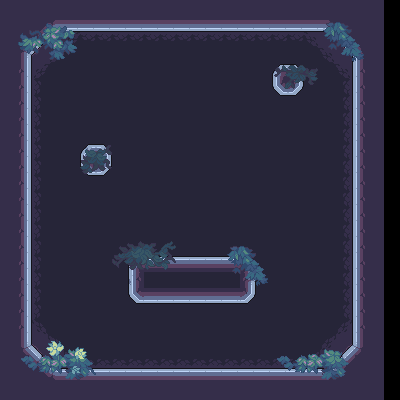

The image is a tile-based game level rendered from a .tmx file. Its description and complete source (layers, tilesets, objects, tile grids) follow:
An orthogonal 25x25 tile map with 16x16 px tiles, 3 tile layers (bg, wall, der) and 5 objects (chest, door, Player, Enemy, Boss).

<map version="1.10" tiledversion="1.11.2" orientation="orthogonal" renderorder="right-down" width="25" height="25" tilewidth="16" tileheight="16" infinite="0" nextlayerid="5" nextobjectid="10">
 <tileset firstgid="1" source="地图.tsx" />
 <layer id="2" name="bg" width="25" height="25">
  <data encoding="csv">
237,237,237,237,237,237,237,237,237,237,237,237,237,237,237,237,237,237,237,237,237,237,237,237,0,
237,0,0,0,0,0,0,0,0,0,0,0,0,0,0,0,0,0,0,0,0,0,0,237,0,
237,0,35,36,37,38,38,38,38,38,38,38,38,38,38,38,38,38,38,39,40,41,0,237,0,
237,0,67,68,69,132,132,132,132,132,132,132,132,132,132,132,132,132,132,132,72,73,0,237,0,
237,0,99,100,132,132,132,132,132,132,132,132,132,132,132,132,132,132,132,132,132,105,0,237,0,
237,0,131,132,132,132,132,132,132,132,132,132,132,132,132,132,132,132,132,132,132,137,0,237,0,
237,0,131,132,132,132,132,132,132,132,132,132,132,132,132,132,132,132,132,132,132,137,0,237,0,
237,0,131,132,132,132,132,132,132,132,132,132,132,132,132,132,132,132,132,132,132,137,0,237,0,
237,0,131,132,132,132,132,132,132,132,132,132,132,132,132,132,132,132,132,132,132,137,0,237,0,
237,0,131,132,132,132,132,132,132,132,132,132,132,132,132,132,132,132,132,132,132,137,0,237,0,
237,0,131,132,132,132,132,132,132,132,132,132,132,132,132,132,132,132,132,132,132,137,0,237,0,
237,0,131,132,132,132,132,132,132,132,132,132,132,132,132,132,132,132,132,132,132,137,0,237,0,
237,0,131,132,132,132,132,132,132,132,132,132,132,132,132,132,132,132,132,132,132,137,0,237,0,
237,0,131,132,132,132,132,132,132,132,132,132,132,132,132,132,132,132,132,132,132,137,0,237,0,
237,0,131,132,132,132,132,132,132,132,132,132,132,132,132,132,132,132,132,132,132,137,0,237,0,
237,0,131,132,132,132,132,132,132,132,132,132,132,132,132,132,132,132,132,132,132,137,0,237,0,
237,0,131,132,132,132,132,132,132,132,132,132,132,132,132,132,132,132,132,132,132,137,0,237,0,
237,0,131,132,132,132,132,132,132,132,132,132,132,132,132,132,132,132,132,132,132,137,0,237,0,
237,0,131,132,132,132,132,132,132,132,132,132,132,132,132,132,132,132,132,132,132,137,0,237,0,
237,0,131,132,132,132,132,132,132,132,132,132,132,132,132,132,132,132,132,132,132,137,0,237,0,
237,0,163,132,132,132,132,132,132,132,132,132,132,132,132,132,132,132,132,132,132,169,0,237,0,
237,0,195,196,132,132,132,132,132,132,132,132,132,132,132,132,132,132,132,132,200,201,0,237,0,
237,0,227,228,229,230,230,230,230,230,230,230,230,230,230,230,230,230,230,231,232,233,0,237,0,
237,0,0,0,0,0,0,0,0,0,0,0,0,0,0,0,0,0,0,0,0,0,0,237,0,
237,237,237,237,237,237,237,237,237,237,237,237,237,237,237,237,237,237,237,237,237,237,237,237,0
</data>
 </layer>
 <layer id="1" name="wall" width="25" height="25">
  <data encoding="csv">
0,0,0,0,0,0,0,0,0,0,0,0,0,0,0,0,0,0,0,0,0,0,0,0,0,
0,77,78,79,262,262,262,262,262,262,262,262,262,262,262,262,262,262,262,262,80,81,82,0,0,
0,109,110,111,0,0,0,0,0,0,0,0,0,0,0,0,0,0,0,0,112,113,114,0,0,
0,141,142,143,0,0,0,0,0,0,0,0,0,0,0,0,0,0,0,0,144,145,146,0,0,
0,170,0,0,0,0,0,0,0,0,0,0,0,0,0,0,0,153,154,0,0,0,162,0,0,
0,170,0,0,0,0,0,0,0,0,0,0,0,0,0,0,0,185,186,0,0,0,162,0,0,
0,170,0,0,0,0,0,0,0,0,0,0,0,0,0,0,0,0,0,0,0,0,162,0,0,
0,170,0,0,0,0,0,0,0,0,0,244,245,246,0,0,0,0,0,0,0,0,162,0,0,
0,170,0,0,0,0,0,0,0,0,0,276,277,278,0,0,0,0,0,0,0,0,162,0,0,
0,170,0,0,0,153,154,0,0,0,0,0,0,0,0,0,0,0,0,0,0,0,162,0,0,
0,170,0,0,0,185,186,0,0,0,0,0,0,0,0,0,0,0,0,0,0,0,162,0,0,
0,170,0,0,0,0,0,0,0,0,0,0,0,0,0,0,0,0,0,0,0,0,162,0,0,
0,170,0,0,0,0,0,0,0,0,0,0,0,0,0,0,0,0,0,0,0,0,162,0,0,
0,170,0,0,0,0,0,0,0,0,0,0,0,0,0,0,0,0,0,0,0,0,162,0,0,
0,170,0,0,0,251,252,253,0,0,0,0,0,0,0,0,251,252,253,0,0,0,162,0,0,
0,170,0,0,244,283,284,285,0,0,0,0,0,0,0,0,283,284,285,246,0,0,162,0,0,
0,170,0,0,276,277,278,0,153,6,6,6,6,6,6,154,0,276,277,278,0,0,162,0,0,
0,170,0,0,0,0,0,0,97,133,134,133,134,135,136,107,279,279,0,0,0,0,162,0,0,
0,170,0,0,0,0,0,0,185,262,262,262,262,262,262,186,0,0,0,0,0,0,162,0,0,
0,170,0,0,0,0,0,0,0,0,0,0,0,0,0,0,0,0,0,0,0,0,162,0,0,
0,170,0,0,0,0,0,0,0,0,0,0,0,0,0,0,0,0,0,0,0,0,162,0,0,
0,173,174,175,0,0,0,0,0,0,0,0,0,0,0,0,0,0,0,0,176,177,178,0,0,
0,205,206,207,0,0,0,0,0,0,0,0,0,0,0,0,0,0,0,0,208,209,210,0,0,
0,237,238,239,6,6,6,6,6,6,6,6,6,6,6,6,6,6,6,6,240,241,242,0,0,
0,0,0,0,0,0,0,0,0,0,0,0,0,0,0,0,0,0,0,0,0,0,0,0,0
</data>
 </layer>
 <layer id="3" name="der" width="25" height="25">
  <data encoding="csv">
0,0,0,0,0,0,0,0,0,0,0,0,0,0,0,0,0,0,0,0,0,0,0,0,0,
0,403,404,405,406,0,0,0,0,0,0,0,0,0,0,0,0,0,0,0,382,383,384,0,0,
0,435,436,437,438,0,0,0,0,0,0,0,0,0,0,0,0,0,0,0,414,415,416,0,0,
0,467,468,469,470,0,0,0,0,0,0,0,0,0,0,0,0,0,0,0,446,447,448,0,0,
0,0,0,0,0,0,0,0,0,0,0,0,0,0,0,0,0,332,333,334,0,0,0,0,0,
0,0,0,0,0,0,0,0,0,0,0,0,0,0,0,0,0,364,365,366,0,0,0,0,0,
0,0,0,0,0,0,0,0,0,0,0,0,0,0,0,0,0,0,0,0,0,0,0,0,0,
0,0,0,0,0,0,0,0,0,0,0,0,0,0,0,0,0,0,0,0,0,0,0,0,0,
0,0,0,0,0,0,0,0,0,0,0,0,0,0,0,0,0,0,0,0,0,0,0,0,0,
0,0,0,0,0,335,336,0,0,0,0,0,0,0,0,0,0,0,0,0,0,0,0,0,0,
0,0,0,0,0,367,368,0,0,0,0,0,0,0,0,0,0,0,0,0,0,0,0,0,0,
0,0,0,0,0,0,0,0,0,0,0,0,0,0,0,0,0,0,0,0,0,0,0,0,0,
0,0,0,0,0,0,0,0,0,0,0,0,0,0,0,0,0,0,0,0,0,0,0,0,0,
0,0,0,0,0,0,0,0,0,0,0,0,0,0,0,0,0,0,0,0,0,0,0,0,0,
0,0,0,0,0,0,0,0,0,0,0,0,0,0,0,0,0,0,0,0,0,0,0,0,0,
0,0,0,0,0,0,0,428,429,430,431,0,0,0,382,383,384,0,0,0,0,0,0,0,0,
0,0,0,0,0,0,0,460,461,462,463,0,0,0,414,415,416,0,0,0,0,0,0,0,0,
0,0,0,0,0,0,0,0,0,0,0,0,0,0,446,447,448,0,0,0,0,0,0,0,0,
0,0,0,0,0,0,0,0,0,0,0,0,0,0,0,0,0,0,0,0,0,0,0,0,0,
0,0,0,0,0,0,0,0,0,0,0,0,0,0,0,0,0,0,0,0,0,0,0,0,0,
0,0,0,0,0,0,0,0,0,0,0,0,0,0,0,0,0,0,0,0,0,0,0,0,0,
0,498,499,500,501,502,0,0,0,0,0,0,0,0,0,0,0,594,595,596,597,598,0,0,0,
0,530,531,532,533,534,0,0,0,0,0,0,0,0,0,0,0,626,627,628,629,630,0,0,0,
0,562,563,564,565,566,0,0,0,0,0,0,0,0,0,0,0,658,659,660,661,662,0,0,0,
0,0,0,0,0,0,0,0,0,0,0,0,0,0,0,0,0,0,0,0,0,0,0,0,0
</data>
 </layer>
 <objectgroup id="4" name="对象层 1">
  <object id="2" name="chest" x="192.333" y="75.6667">
   <point />
  </object>
  <object id="3" name="door" x="190.333" y="217.667">
   <point />
  </object>
  <object id="5" name="Player" x="190" y="334.333">
   <point />
  </object>
  <object id="8" name="Enemy" x="189.632" y="125.999">
   <point />
  </object>
  <object id="9" name="Boss" x="95.6074" y="97.5069">
   <point />
  </object>
 </objectgroup>
</map>
